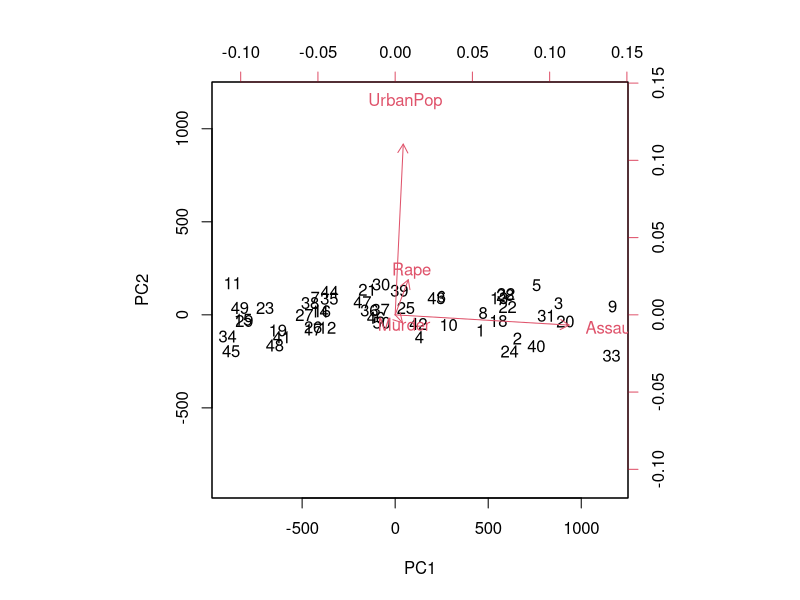
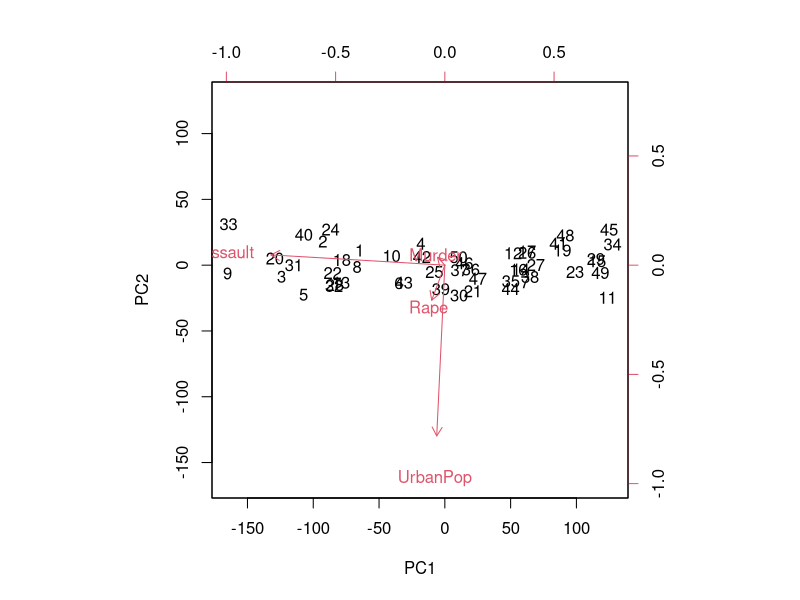
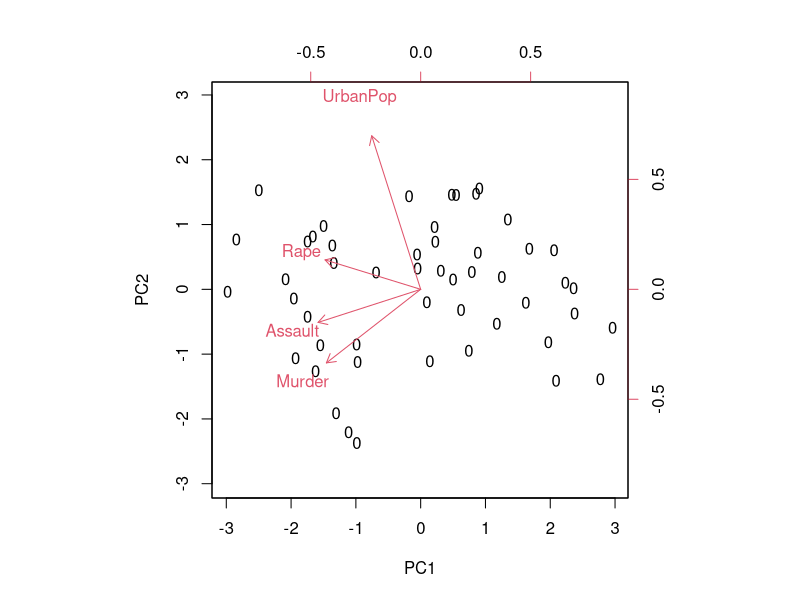
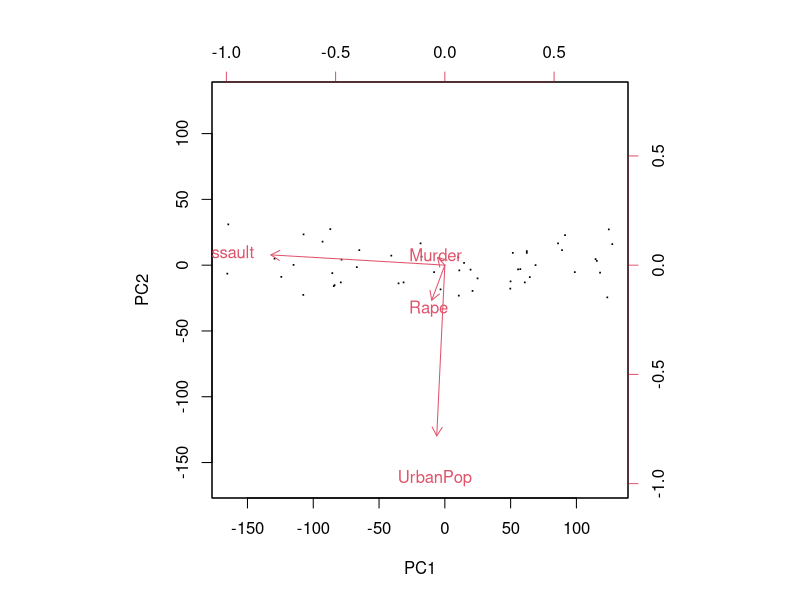
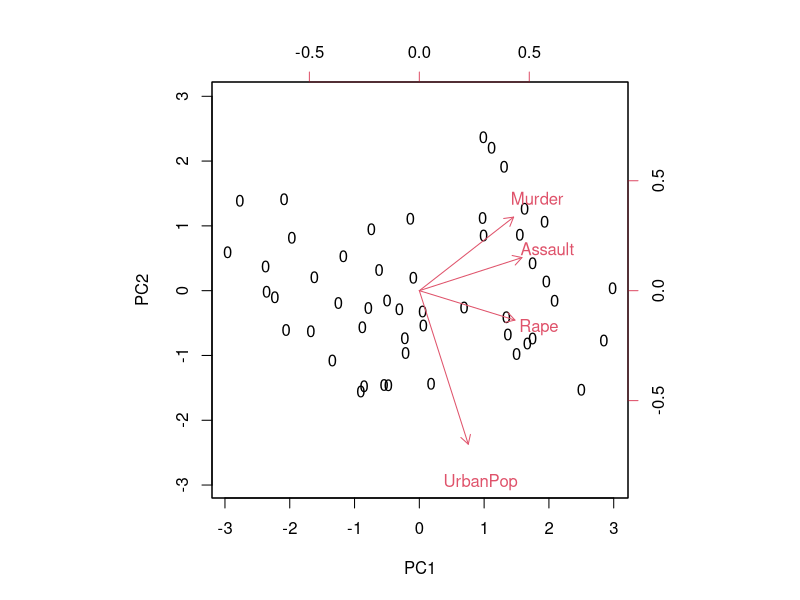
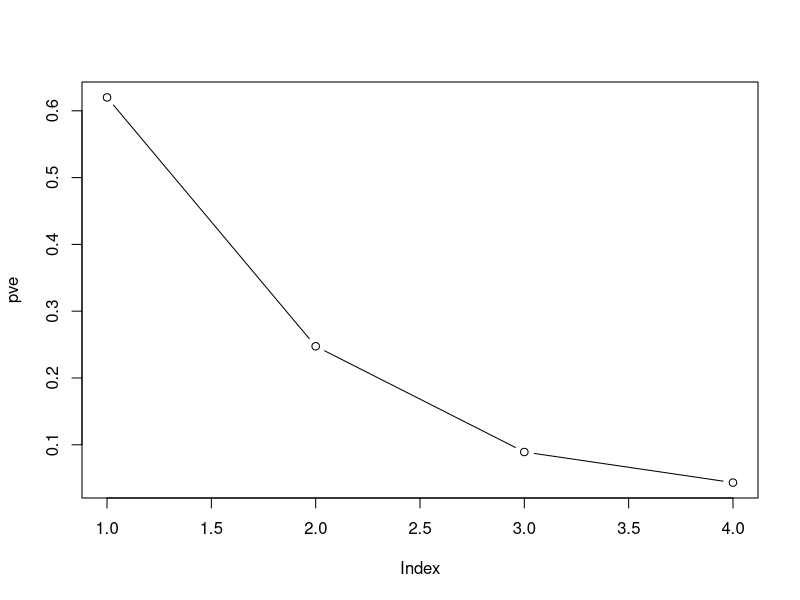
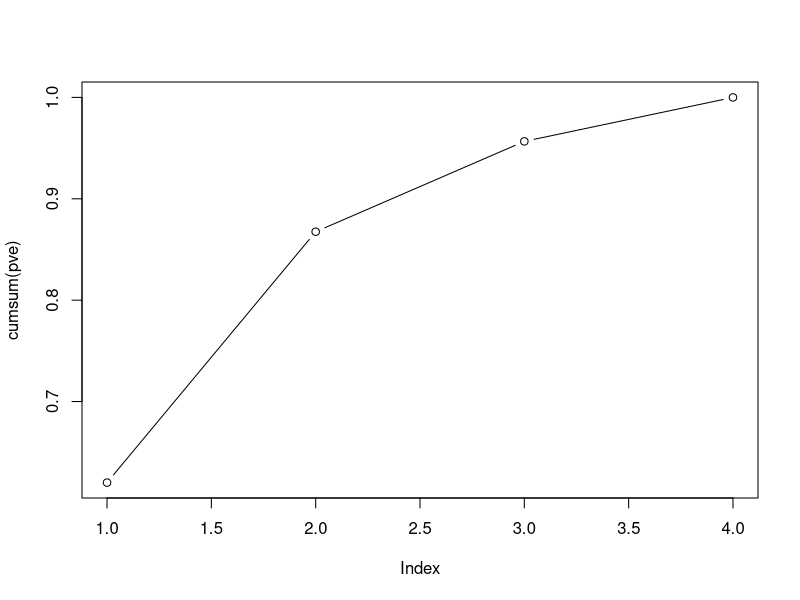
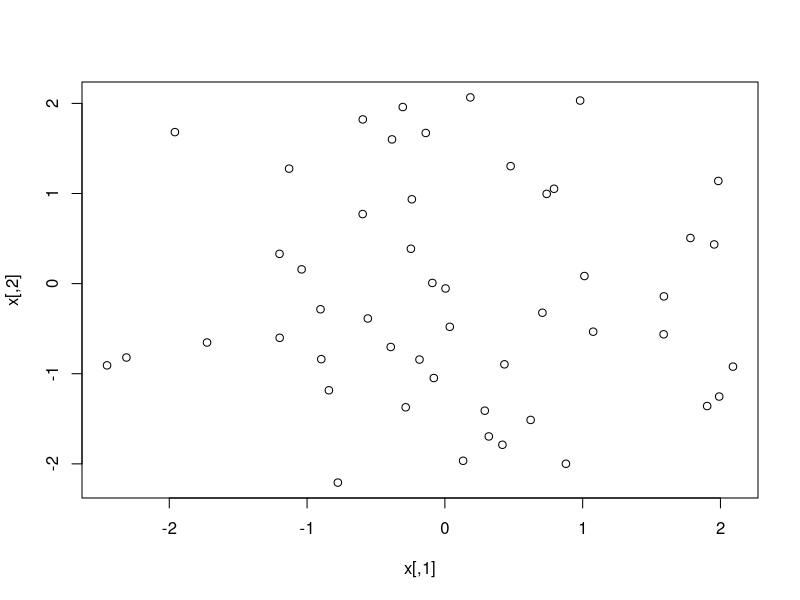

Write the R code that produced these figures, in order.
## ---- chunk 1
library(dplyr)
names(USArrests)
USArrest = tbl_df(USArrests)
glimpse(USArrest)
USArrest %>% rownames()
USArrest %>% summarise_each(funs(mean))
USArrest %>% summarise_each(funs(var))
## ---- chunk 2
pr.out.unscaled = prcomp(USArrest)
pr.out.unscaled$center
pr.out.unscaled$scale
pr.out.unscaled$rotation
pr.out.unscaled$x %>% dim()
biplot(pr.out.unscaled,scale = 0,pc.biplot = T)
# multipl
pr.out.unscaled$rotation = - pr.out.unscaled$rotation
pr.out.unscaled$x = - pr.out.unscaled$x
biplot(pr.out.unscaled,scale = 0)
## ---- chunk 3
pr.out = prcomp(USArrest,scale. = T)
pr.out$center
pr.out$scale
pr.out$rotation
pr.out$x %>% dim()
biplot(pr.out,scale = 0,xlabs=rep("0",nrow(USArrest)))
biplot(pr.out.unscaled,scale = 0,xlabs=rep(".",nrow(USArrest)))
pr.out$rotation = - pr.out$rotation
pr.out$x = - pr.out$x
biplot(pr.out,scale = 0,xlabs=rep("0",nrow(USArrest)))
pr.out$sdev
pr.var = pr.out$sdev^2
pr.var
pve = pr.var/sum(pr.var)
plot(pve,type = "b")
plot(cumsum(pve),type = "b")
## ---- chunk 4
set.seed(2)
x = matrix(rnorm(50*2),ncol = 2)
plot(x)
x[1:25,1]=x[1:25,1]+3
x[1:25,2] = x[1:25,2]-4
plot(x)
km.out=kmeans(x,2,nstart = 20)
km.out
km.out$cluster
plot(x,col=(km.out$cluster+1),mains="K-Means Clustering with k=2",xlab = "",ylab = "",pch=20,cex=2)
km.out3 = kmeans(x,3,nstart = 20)
plot(x,col=(km.out3$cluster+1),mains="K-Means Clustering with k=2",xlab = "",ylab = "",pch=20,cex=2)
## ---- chunk 5
hclust.complete = hclust(dist(x),method = "complete")
plot(hclust.complete,main = "Hierarrchial clustering with complete linkage",xlab = "",sub = "",cex=0.9)
hclust.single = hclust(dist(x),method = "single")
plot(hclust.single,main = "Hierarrchial clustering with single linkage",xlab = "",sub = "",cex=0.9)
hclust.average = hclust(dist(x),method = "average")
plot(hclust.average,main = "Hierarrchial clustering with average linkage",xlab = "",sub = "",cex=0.9)
## ---- chunk 6
cutree(hclust.single,4)
## ---- chunk 7
cutree(hclust.average,2)
cutree(hclust.complete,2)
## ---- chunk 8
xsc = scale(x)
hclust.scaled = hclust(dist(x),method="complete")
plot(hclust.scaled,main="Hierarchial clustering with scaled variables",xlab = "",sub = "",cex=0.9)
## ---- chunk 9
x= matrix(rnorm(30*3),ncol = 3)
distMatrix = as.dist(1-cor(t(x)))
hclust.correlation = hclust(distMatrix,method = "complete")
plot(hclust.correlation,main="Hierarchial for 3 dimensions and correlation",xlab = "",sub = "",cex = 0.9)
## ---- chunk 10
x=rep(1:4,25)
y=rep(1:2,50)
DataSet = cbind(x,y,rnorm(100,2,4),rpois(100,0.1))
library(dplyr)
library(ggplot2)
str(DataSet)
DataSet = as.data.frame(DataSet)
p=DataSet %>% group_by(x) %>%tally()
p
q=DataSet %>% group_by(y) %>% summarise(count = n())
q
ggplot(p,aes(x))+geom_histogram(bins = 8)
